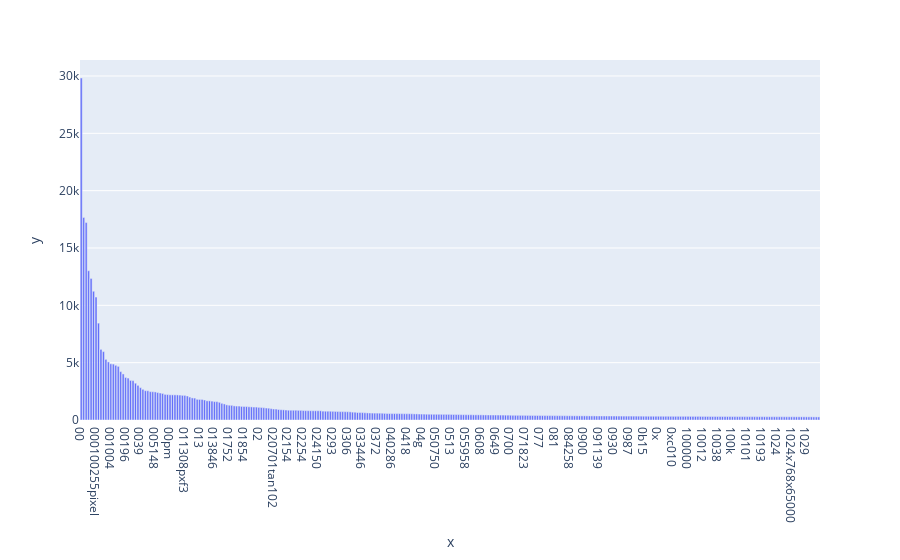

The notebook cell this image was saved under:
### Markdown cell above
### >>> **Exercise 15 (take home):** 
Additionally, you can attempt to sort the terms on the `x-axis` by frequency instead of in alphabetical order. This way the visualization is more meaninfgul and you will be able to observe the so called [long tail](https://en.wikipedia.org/wiki/Long_tail) (get familiar with this term since it will appear a lot in data mining and other statistics courses). see picture below

![alt txt](https://upload.wikimedia.org/wikipedia/commons/thumb/8/8a/Long_tail.svg/1000px-Long_tail.svg.png)

### Code cell
# Answer here
count_vect = CountVectorizer()
X_counts = count_vect.fit_transform(X.text)
term_frequencies = []
for j in range(0,X_counts.shape[1]):
    term_frequencies.append(sum(X_counts[:,j].toarray()))
term_frequencies = np.asarray(X_counts.sum(axis=0))[0]
A=term_frequencies[np.argsort(-term_frequencies)]
fig = px.bar(A[0:300], x=A.get_feature_names_out()[0:300] ,  
             y=A[0:300])
fig.show()

### Figure 1 — Plotly figure (JSON) as saved in the notebook; plotly's stock layout.template omitted (floating-point values rounded to 4 significant figures; data arrays with more than 128 entries replaced by an {"elided": "..."} marker saying what was removed)
{"data": [{"alignmentgroup": "True", "hovertemplate": "x=%{x}<br>y=%{y}<extra></extra>", "legendgroup": "", "marker": {"color": "#636efa", "pattern": {"shape": ""}}, "name": "", "offsetgroup": "", "orientation": "v", "showlegend": false, "textposition": "auto", "type": "bar", "x": {"elided": "300 str values"}, "xaxis": "x", "y": {"elided": "300 int values"}, "yaxis": "y"}], "layout": {"barmode": "relative", "legend": {"tracegroupgap": 0}, "margin": {"t": 60}, "xaxis": {"anchor": "y", "domain": [0, 1], "title": {"text": "x"}}, "yaxis": {"anchor": "x", "domain": [0, 1], "title": {"text": "y"}}}}
